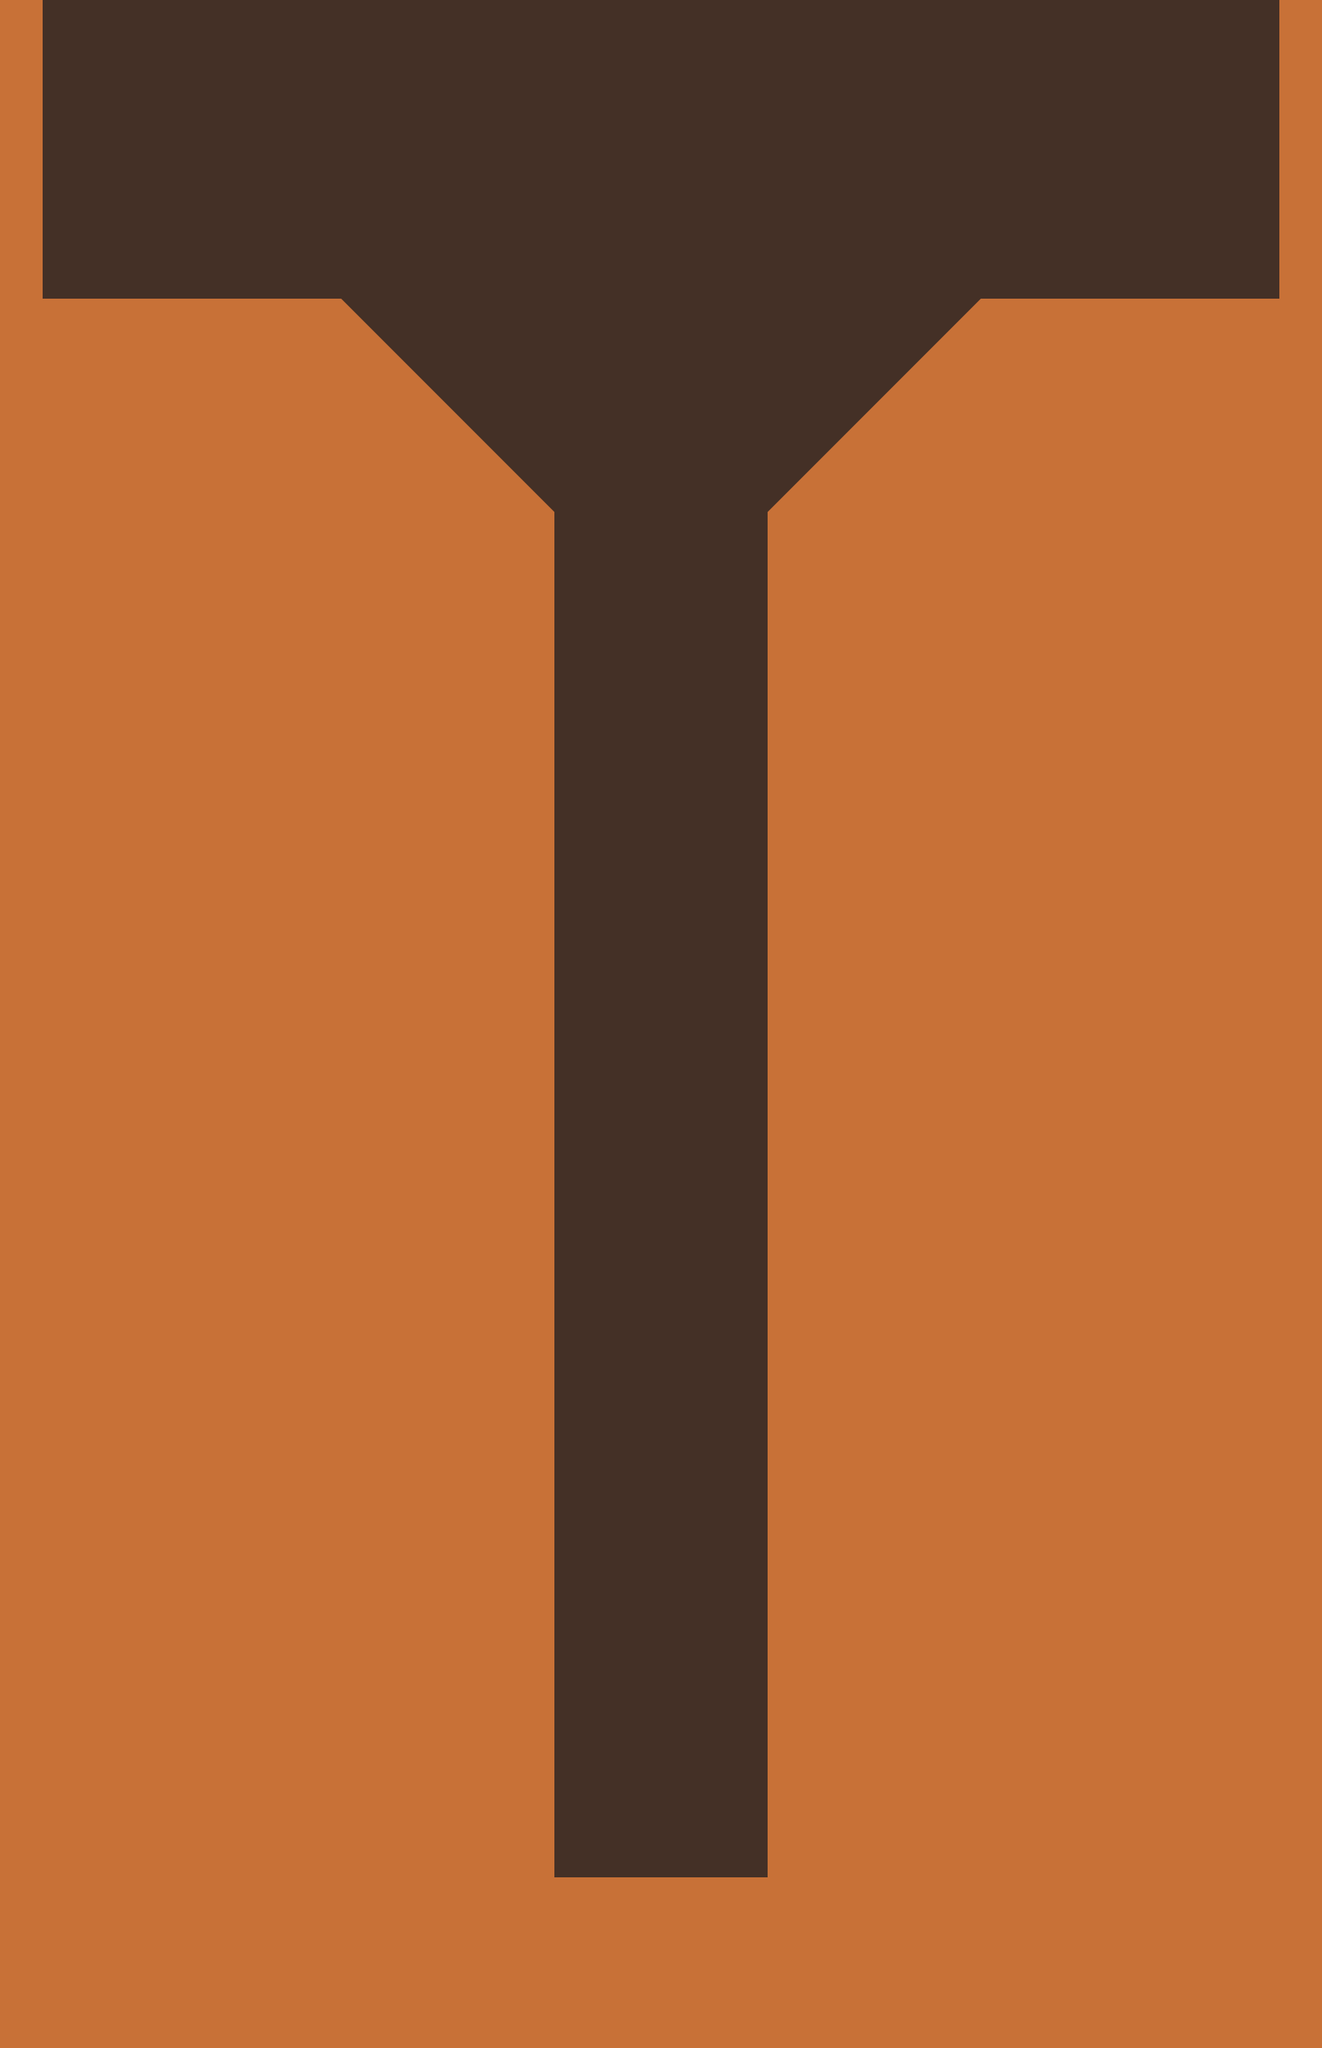

A level layout from a 2D game, rendered from its tile map. Below: a short description, then the map file with its tile-grid data intact:
An orthogonal 31x48 tile map with 64x64 px tiles, 1 tile layer (tilelayer), 8 tilesets and 10 objects (2x bird_trigger, 2x bird_path, bird2, bird1, bird3, ...).

<map version="1.2" tiledversion="1.2.2" orientation="orthogonal" renderorder="right-down" width="31" height="48" tilewidth="64" tileheight="64" infinite="0" backgroundcolor="#443026" nextlayerid="13" nextobjectid="210">
 <tileset firstgid="1" source="../tilesets/walls.tsx" />
 <tileset firstgid="8" source="../tilesets/podge.tsx" />
 <tileset firstgid="9" source="../tilesets/leaf.tsx" />
 <tileset firstgid="10" source="../tilesets/waffles.tsx" />
 <tileset firstgid="29" source="../tilesets/windmills.tsx" />
 <tileset firstgid="31" source="../tilesets/barrels.tsx" />
 <tileset firstgid="32" source="../tilesets/balloons.tsx" />
 <tileset firstgid="33" source="../tilesets/bird.tsx" />
 <objectgroup id="10" name="background" />
 <layer id="12" name="tilelayer" width="31" height="48">
  <data encoding="csv">
1,0,0,0,0,0,0,0,0,0,0,0,0,0,0,0,0,0,0,0,0,0,0,0,0,0,0,0,0,0,1,
1,0,0,0,0,0,0,0,0,0,0,0,0,0,0,0,0,0,0,0,0,0,0,0,0,0,0,0,0,0,1,
1,0,0,0,0,0,0,0,0,0,0,0,0,0,0,0,0,0,0,0,0,0,0,0,0,0,0,0,0,0,1,
1,0,0,0,0,0,0,0,0,0,0,0,0,0,0,0,0,0,0,0,0,0,0,0,0,0,0,0,0,0,1,
1,0,0,0,0,0,0,0,0,0,0,0,0,0,0,0,0,0,0,0,0,0,0,0,0,0,0,0,0,0,1,
1,0,0,0,0,0,0,0,0,0,0,0,0,0,0,0,0,0,0,0,0,0,0,0,0,0,0,0,0,0,1,
1,0,0,0,0,0,0,0,0,0,0,0,0,0,0,0,0,0,0,0,0,0,0,0,0,0,0,0,0,0,1,
1,1,1,1,1,1,1,1,4,0,0,0,0,0,0,0,0,0,0,0,0,0,5,1,1,1,1,1,1,1,1,
1,1,1,1,1,1,1,1,1,4,0,0,0,0,0,0,0,0,0,0,0,5,1,1,1,1,1,1,1,1,1,
1,1,1,1,1,1,1,1,1,1,4,0,0,0,0,0,0,0,0,0,5,1,1,1,1,1,1,1,1,1,1,
1,1,1,1,1,1,1,1,1,1,1,4,0,0,0,0,0,0,0,5,1,1,1,1,1,1,1,1,1,1,1,
1,1,1,1,1,1,1,1,1,1,1,1,4,0,0,0,0,0,5,1,1,1,1,1,1,1,1,1,1,1,1,
1,1,1,1,1,1,1,1,1,1,1,1,1,0,0,0,0,0,1,1,1,1,1,1,1,1,1,1,1,1,1,
1,1,1,1,1,1,1,1,1,1,1,1,1,0,0,0,0,0,1,1,1,1,1,1,1,1,1,1,1,1,1,
1,1,1,1,1,1,1,1,1,1,1,1,1,0,0,0,0,0,1,1,1,1,1,1,1,1,1,1,1,1,1,
1,1,1,1,1,1,1,1,1,1,1,1,1,0,0,0,0,0,1,1,1,1,1,1,1,1,1,1,1,1,1,
1,1,1,1,1,1,1,1,1,1,1,1,1,0,0,0,0,0,1,1,1,1,1,1,1,1,1,1,1,1,1,
1,1,1,1,1,1,1,1,1,1,1,1,1,0,0,0,0,0,1,1,1,1,1,1,1,1,1,1,1,1,1,
1,1,1,1,1,1,1,1,1,1,1,1,1,0,0,0,0,0,1,1,1,1,1,1,1,1,1,1,1,1,1,
1,1,1,1,1,1,1,1,1,1,1,1,1,0,0,0,0,0,1,1,1,1,1,1,1,1,1,1,1,1,1,
1,1,1,1,1,1,1,1,1,1,1,1,1,0,0,0,0,0,1,1,1,1,1,1,1,1,1,1,1,1,1,
1,1,1,1,1,1,1,1,1,1,1,1,1,0,0,0,0,0,1,1,1,1,1,1,1,1,1,1,1,1,1,
1,1,1,1,1,1,1,1,1,1,1,1,1,0,0,0,0,0,1,1,1,1,1,1,1,1,1,1,1,1,1,
1,1,1,1,1,1,1,1,1,1,1,1,1,0,0,0,0,0,1,1,1,1,1,1,1,1,1,1,1,1,1,
1,1,1,1,1,1,1,1,1,1,1,1,1,0,0,0,0,0,1,1,1,1,1,1,1,1,1,1,1,1,1,
1,1,1,1,1,1,1,1,1,1,1,1,1,0,0,0,0,0,1,1,1,1,1,1,1,1,1,1,1,1,1,
1,1,1,1,1,1,1,1,1,1,1,1,1,0,0,0,0,0,1,1,1,1,1,1,1,1,1,1,1,1,1,
1,1,1,1,1,1,1,1,1,1,1,1,1,0,0,0,0,0,1,1,1,1,1,1,1,1,1,1,1,1,1,
1,1,1,1,1,1,1,1,1,1,1,1,1,0,0,0,0,0,1,1,1,1,1,1,1,1,1,1,1,1,1,
1,1,1,1,1,1,1,1,1,1,1,1,1,0,0,0,0,0,1,1,1,1,1,1,1,1,1,1,1,1,1,
1,1,1,1,1,1,1,1,1,1,1,1,1,0,0,0,0,0,1,1,1,1,1,1,1,1,1,1,1,1,1,
1,1,1,1,1,1,1,1,1,1,1,1,1,0,0,0,0,0,1,1,1,1,1,1,1,1,1,1,1,1,1,
1,1,1,1,1,1,1,1,1,1,1,1,1,0,0,0,0,0,1,1,1,1,1,1,1,1,1,1,1,1,1,
1,1,1,1,1,1,1,1,1,1,1,1,1,0,0,0,0,0,1,1,1,1,1,1,1,1,1,1,1,1,1,
1,1,1,1,1,1,1,1,1,1,1,1,1,0,0,0,0,0,1,1,1,1,1,1,1,1,1,1,1,1,1,
1,1,1,1,1,1,1,1,1,1,1,1,1,0,0,0,0,0,1,1,1,1,1,1,1,1,1,1,1,1,1,
1,1,1,1,1,1,1,1,1,1,1,1,1,0,0,0,0,0,1,1,1,1,1,1,1,1,1,1,1,1,1,
1,1,1,1,1,1,1,1,1,1,1,1,1,0,0,0,0,0,1,1,1,1,1,1,1,1,1,1,1,1,1,
1,1,1,1,1,1,1,1,1,1,1,1,1,0,0,0,0,0,1,1,1,1,1,1,1,1,1,1,1,1,1,
1,1,1,1,1,1,1,1,1,1,1,1,1,0,0,0,0,0,1,1,1,1,1,1,1,1,1,1,1,1,1,
1,1,1,1,1,1,1,1,1,1,1,1,1,0,0,0,0,0,1,1,1,1,1,1,1,1,1,1,1,1,1,
1,1,1,1,1,1,1,1,1,1,1,1,1,0,0,0,0,0,1,1,1,1,1,1,1,1,1,1,1,1,1,
1,1,1,1,1,1,1,1,1,1,1,1,1,0,0,0,0,0,1,1,1,1,1,1,1,1,1,1,1,1,1,
1,1,1,1,1,1,1,1,1,1,1,1,1,0,0,0,0,0,1,1,1,1,1,1,1,1,1,1,1,1,1,
1,1,1,1,1,1,1,1,1,1,1,1,1,1,1,1,1,1,1,1,1,1,1,1,1,1,1,1,1,1,1,
1,1,1,1,1,1,1,1,1,1,1,1,1,1,1,1,1,1,1,1,1,1,1,1,1,1,1,1,1,1,1,
1,1,1,1,1,1,1,1,1,1,1,1,1,1,1,1,1,1,1,1,1,1,1,1,1,1,1,1,1,1,1,
1,1,1,1,1,1,1,1,1,1,1,1,1,1,1,1,1,1,1,1,1,1,1,1,1,1,1,1,1,1,1
</data>
 </layer>
 <objectgroup id="6" name="objects">
  <object id="3" gid="8" x="960" y="2752" width="64" height="64" />
  <object id="184" name="bird2" gid="2147483682" x="1296" y="1808" width="44" height="40">
   <properties>
    <property name="delay" type="float" value="0" />
    <property name="path" value="birdpath2" />
    <property name="time" type="float" value="5" />
   </properties>
  </object>
  <object id="189" type="bird_trigger" x="832" y="1984" width="320" height="64">
   <properties>
    <property name="birds" value="bird2,bird3,bird4" />
   </properties>
  </object>
  <object id="201" name="bird1" gid="34" x="624" y="2384" width="44" height="40">
   <properties>
    <property name="path" value="birdpath1" />
   </properties>
  </object>
  <object id="202" type="bird_trigger" x="832" y="2496" width="320" height="64">
   <properties>
    <property name="birds" value="bird1" />
   </properties>
  </object>
  <object id="204" name="birdpath1" type="bird_path" x="704" y="2368">
   <polyline points="0,0 176,-48 288,-16 432,-64 592,0" />
  </object>
  <object id="207" name="bird3" gid="2147483682" x="1344" y="1808" width="44" height="40">
   <properties>
    <property name="delay" type="float" value="0.5" />
    <property name="path" value="birdpath2" />
    <property name="time" type="float" value="5" />
   </properties>
  </object>
  <object id="208" name="bird4" gid="2147483682" x="1392" y="1808" width="44" height="40">
   <properties>
    <property name="delay" type="float" value="1" />
    <property name="path" value="birdpath2" />
    <property name="time" type="float" value="5" />
   </properties>
  </object>
  <object id="209" name="birdpath2" type="bird_path" x="1264" y="1792">
   <polyline points="0,0 -208,64 -384,-32 -656,64" />
  </object>
 </objectgroup>
 <objectgroup id="9" name="foreground" />
 <objectgroup id="11" name="camera" locked="1">
  <object id="169" type="camera_zone" x="768" y="832" width="448" height="2048">
   <properties>
    <property name="center" type="bool" value="false" />
    <property name="center_width" type="float" value="7" />
    <property name="fixed" type="bool" value="false" />
    <property name="tracking" type="bool" value="true" />
   </properties>
  </object>
 </objectgroup>
</map>
